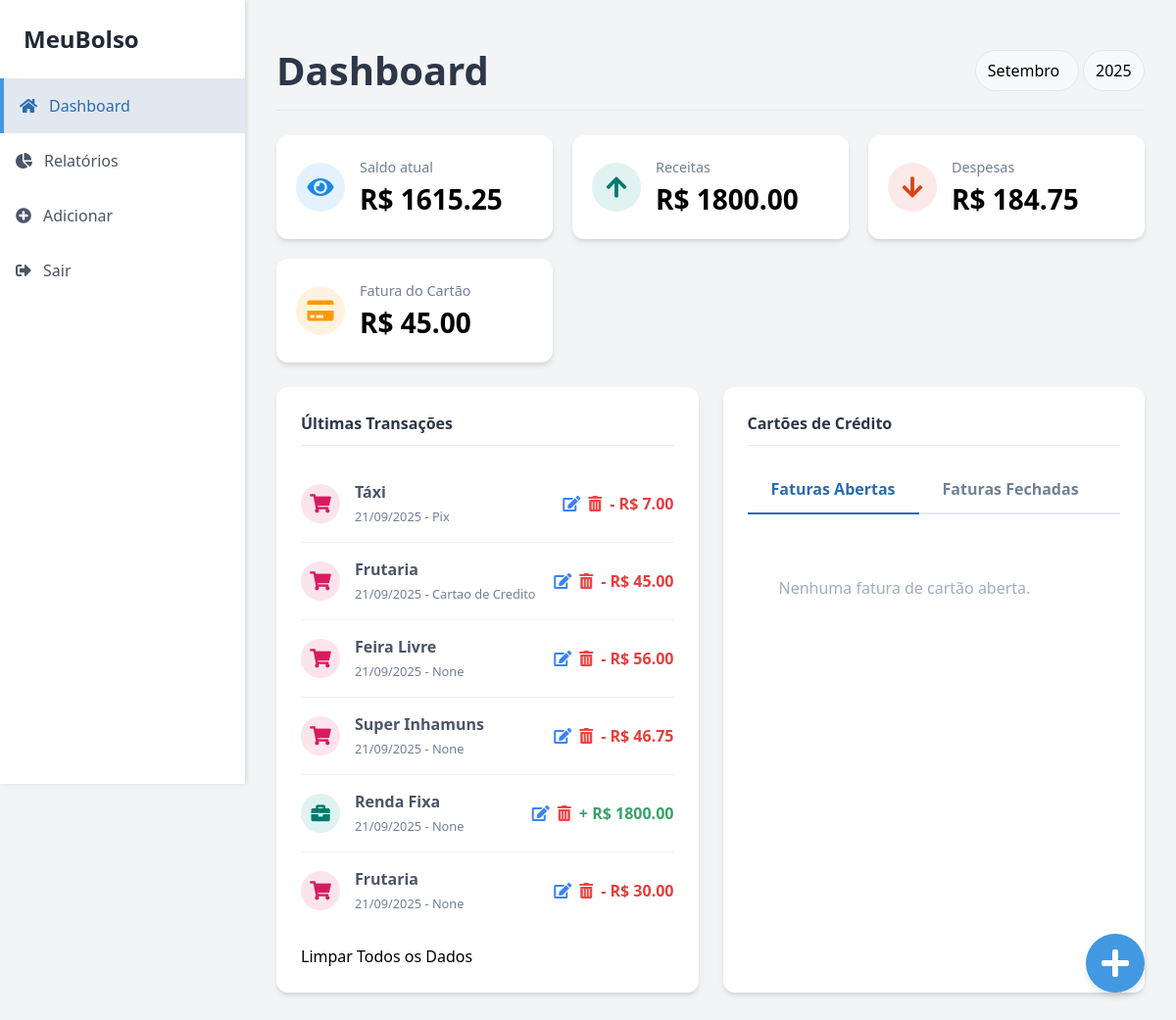
The page /dashboard (signed in) on the database as committed earlier.
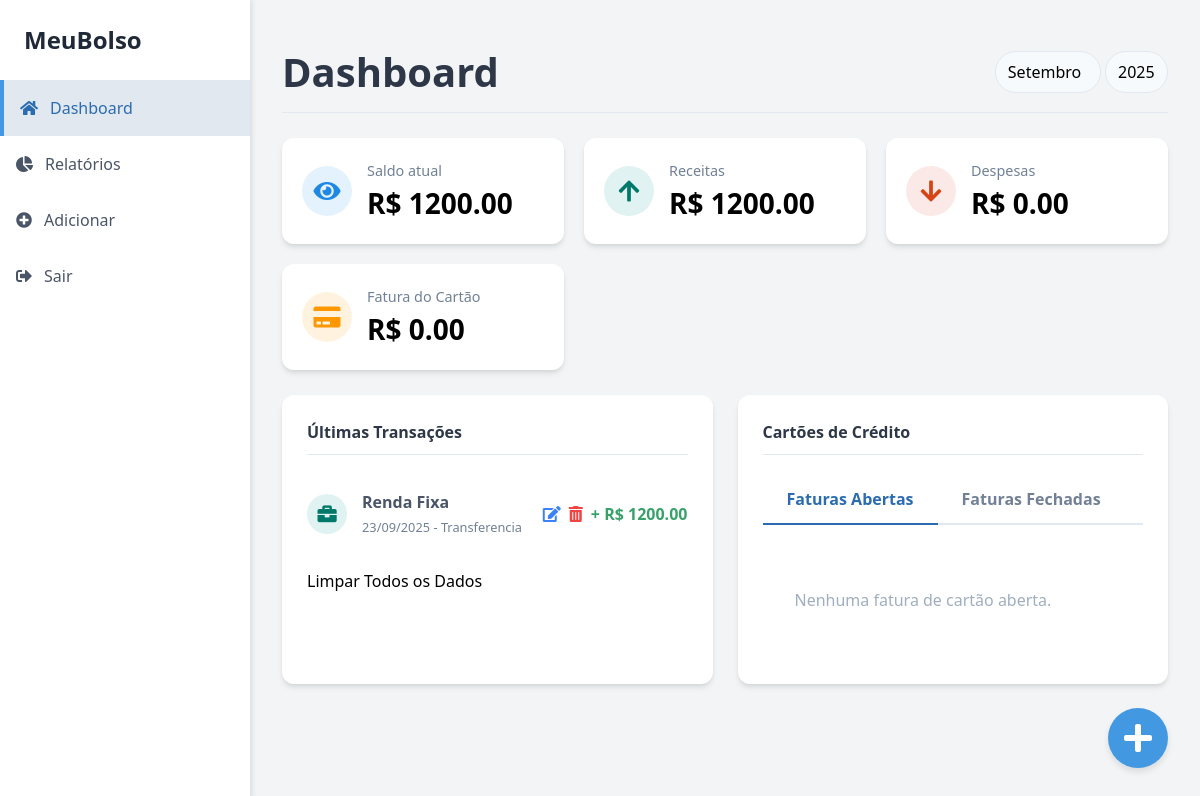
The same page on the database as committed later.
### app/models.py (models this page shows, shortened)
class Transaction(db.Model):
    id = db.Column(db.Integer, primary_key=True)
    type = db.Column(db.String(10), nullable=False) # 'income' ou 'expense'
    amount = db.Column(db.Float, nullable=False)
    description = db.Column(db.String(200))
    payment_method = db.Column(db.String(50))
    category = db.Column(db.String(50))
    date = db.Column(db.DateTime, index=True, default=datetime.utcnow)
    user_id = db.Column(db.Integer, db.ForeignKey('user.id'), nullable=False)

### app/routes.py (the view)
@main_bp.route('/dashboard', methods=['GET'])
@login_required
def dashboard():
    user_id = current_user.id
    try:
        selected_month = int(request.args.get('month', datetime.now().month))
        selected_year = int(request.args.get('year', datetime.now().year))
    except (ValueError, TypeError):
        selected_month = datetime.now().month
        selected_year = datetime.now().year
    transactions = Transaction.query.filter(
        Transaction.user_id == user_id,
        extract('month', Transaction.date) == selected_month,
        extract('year', Transaction.date) == selected_year
    ).order_by(Transaction.date.desc()).all()
    total_income = sum(t.amount for t in transactions if t.type == 'income')
    total_expense = sum(t.amount for t in transactions if t.type == 'expense')
    balance = total_income - total_expense
    years = sorted(list(set(t.date.year for t in Transaction.query.filter_by(user_id=user_id).all())))
    if not years:
        years = [datetime.now().year]
    month_names = ["Janeiro", "Fevereiro", "Março", "Abril", "Maio", "Junho", "Julho", "Agosto", "Setembro", "Outubro", "Novembro", "Dezembro"]
    credit_card_bill = sum(t.amount for t in transactions if t.payment_method == 'Cartao de Credito' and t.type == 'expense')
    invoices = []
    return render_template(
        'dashboard.html',
        active_page='dashboard',
        balance=balance,
        total_income=total_income,
        total_expense=total_expense,
        transactions=transactions,
        credit_card_bill=credit_card_bill,
        invoices=invoices,
        selected_month=selected_month,
        selected_year=selected_year,
        month_names=month_names,
        years=years
    )

### app/__init__.py (called while the page is built)
@login_manager.user_loader
def load_user(user_id):
    from .models import User
    return User.query.get(int(user_id))

### app/routes.py (called while the page is built)
@main_bp.app_template_filter('format_date')
def format_date_filter(value):
    if value is None:
        return ""
    if isinstance(value, datetime):
        return value.strftime('%d/%m/%Y')
    return datetime.fromisoformat(value).strftime('%d/%m/%Y')

### app/templates/dashboard.html (shortened to what this page needs)
{% extends "layout.html" %}
{% block content %}
<header class="dashboard-header">
    <h1 class="page-title">Dashboard</h1>
    <div class="month-selector">
        <form id="filter-form" method="get" action="{{ url_for('main.dashboard') }}">
            <select name="month" id="month-select" class="rounded-select" onchange="document.getElementById('filter-form').submit()">
                {% for i in range(1, 13) %}
                    <option value="{{ i }}" {% if i == selected_month %}selected{% endif %}>{{ month_names[i-1] }}</option>
                {% endfor %}
            </select>
            <select name="year" id="year-select" class="rounded-select" onchange="document.getElementById('filter-form').submit()">
                {% for year in years %}
                    <option value="{{ year }}" {% if year == selected_year %}selected{% endif %}>{{ year }}</option>
                {% endfor %}
            </select>
        </form>
    </div>
</header>
<section class="summary-cards">
    <div class="card">
        <div class="card-icon icon-saldo">
            <i class="fas fa-eye"></i>
        </div>
        <div class="card-content">
            <span>Saldo atual</span>
            <h2>R$ {{ "%.2f"|format(balance) }}</h2>
        </div>
    </div>
    <div class="card">
        <div class="card-icon icon-receitas">
            <i class="fas fa-arrow-up"></i>
        </div>
        <div class="card-content">
            <span>Receitas</span>
            <h2>R$ {{ "%.2f"|format(total_income) }}</h2>
        </div>
    </div>
    <div class="card">
        <div class="card-icon icon-despesas">
            <i class="fas fa-arrow-down"></i>
        </div>
        <div class="card-content">
            <span>Despesas</span>
            <h2>R$ {{ "%.2f"|format(total_expense) }}</h2>
        </div>
    </div>
    <div class="card">
        <div class="card-icon icon-cartao">
            <i class="fas fa-credit-card"></i>
        </div>
        <div class="card-content">
            <span>Fatura do Cartão</span>
            <h2>R$ {{ "%.2f"|format(credit_card_bill) }}</h2>
        </div>
    </div>
</section>
<section class="main-sections">
    <div class="section-card">
        <h3>Últimas Transações</h3>
        <ul class="transaction-list">
            {% for transaction in transactions %}
            <li data-id="{{ transaction.id }}">
                <div class="transaction-icon" style="background-color: {% if transaction.type == 'income' %}#e0f2f1{% else %}#fce4ec{% endif %}; color: {% if transaction.type == 'income' %}#00796b{% else %}#d81b60{% endif %};">
                    <i class="fas fa-{% if transaction.type == 'income' %}briefcase{% else %}shopping-cart{% endif %}"></i>
                </div>
                <div class="transaction-info">
                    <strong>{{ transaction.description }}</strong>
                    <span>{{ transaction.date|format_date }} - {{ transaction.payment_method }}</span>
                </div>
                <div class="flex items-center space-x-2">
                    <button class="text-blue-500 hover:text-blue-700 edit-btn" onclick="showEditModal({{ transaction.id }}, '{{ transaction.description }}', '{{ "%.2f"|format(transaction.amount) }}', '{{ transaction.payment_method }}', '{{ transaction.category }}', '{{ transaction.type }}')">
                        <i class="fas fa-edit"></i>
                    </button>
                    <button class="text-red-500 hover:text-red-700 delete-btn" onclick="showDeleteConfirm({{ transaction.id }})">
                        <i class="fas fa-trash-alt"></i>
                    </button>
                    <span class="transaction-value {% if transaction.type == 'income' %}text-success{% else %}text-danger{% endif %}">
                        {% if transaction.type == 'income' %}+{% else %}-{% endif %} R$ {{ "%.2f"|format(transaction.amount) }}
                    </span>
                </div>
            </li>
            {% else %}
            <li>
                <p class="no-data">Nenhuma transação registrada ainda.</p>
            </li>
            {% endfor %}
        </ul>
        <form id="clear-data-form" method="POST" action="{{ url_for('main.clear_data') }}" class="mt-4" onsubmit="return confirm('Tem certeza que deseja apagar todos os dados de transação? Esta ação é irreversível.');">
            <button type="submit" class="btn-clear-data">Limpar Todos os Dados</button>
        </form>
    </div>
    <div class="section-card">
        <h3>Cartões de Crédito</h3>
        <div class="tabs">
            <button class="tab-btn active">Faturas Abertas</button>
            <button class="tab-btn">Faturas Fechadas</button>
        </div>
        <ul class="invoice-list">
            {% for invoice in invoices %}
            <li>
                <div class="invoice-icon"><i class="fab fa-cc-{{ invoice.card_brand|lower }}"></i></div>
                <div class="invoice-info">
                    <strong>{{ invoice.card_name }}</strong>
                    <span>Fecha em {{ invoice.due_date|default('Data não disponível') }}</span>
                </div>
                <span class="invoice-value">R$ {{ "%.2f"|format(invoice.amount) }}</span>
            </li>
            {% else %}
            <li>
                <p class="no-data">Nenhuma fatura de cartão aberta.</p>
            </li>
            {% endfor %}
        </ul>
    </div>
</section>
{% endblock %}

### app/templates/layout.html (shortened to what this page needs)
<!DOCTYPE html>
<html lang="pt-br">
<head>
    <link rel="stylesheet" href="https://cdnjs.cloudflare.com/ajax/libs/font-awesome/5.15.3/css/all.min.css">
    <link href="https://cdn.jsdelivr.net/npm/tailwindcss@2.2.19/dist/tailwind.min.css" rel="stylesheet">
</head>
<body class="bg-gray-100 font-sans leading-normal tracking-normal flex flex-col md:flex-row min-h-screen">
    <aside class="sidebar h-screen">
        <div class="p-6">
            <h1 class="text-2xl font-bold text-gray-800">MeuBolso</h1>
        </div>
        <nav class="sidebar-nav">
            <a href="{{ url_for('main.dashboard') }}" class="{% if active_page == 'dashboard' %}active{% endif %}">
                <i class="fas fa-home mr-3"></i>Dashboard
            </a>
            <a href="{{ url_for('main.reports') }}" class="{% if active_page == 'reports' %}active{% endif %}">
                <i class="fas fa-chart-pie mr-3"></i>Relatórios
            </a>
            <a href="{{ url_for('main.add') }}" class="{% if active_page == 'add' %}active{% endif %}">
                <i class="fas fa-plus-circle mr-3"></i>Adicionar
            </a>
            {% if current_user.is_authenticated %}
            <a href="{{ url_for('main.logout') }}">
                <i class="fas fa-sign-out-alt mr-3"></i>Sair
            </a>
            {% else %}
            <a href="{{ url_for('main.login') }}">
                <i class="fas fa-sign-in-alt mr-3"></i>Login
            </a>
            {% endif %}
        </nav>
    </aside>
    <main class="main-content">
        {% block content %}{% endblock %}
    </main>
    {% if current_user.is_authenticated %}
        <a href="{{ url_for('main.add') }}" class="fab-button" title="Adicionar Transação">
            <i class="fas fa-plus fa-2x"></i>
        </a>
    {% endif %}
</body>
</html>

### app/templates/layout.html (style rules this page uses)
body { background-color: #f0f4f8; font-family: 'Inter', sans-serif; }
.sidebar { width: 250px; background-color: #ffffff; box-shadow: 2px 0 5px rgba(0, 0, 0, 0.1); }
.sidebar-nav a { display: flex; align-items: center; padding: 1rem; color: #4a5568; font-weight: 500; transition: background-color 0.2s; }
.sidebar-nav a:hover, .sidebar-nav a.active { background-color: #e2e8f0; color: #2b6cb0; }
.sidebar-nav a.active { border-left: 4px solid #4299e1; }
.main-content { flex-grow: 1; padding: 2rem; }
.fab-button { position: fixed; bottom: 2rem; right: 2rem; width: 60px; height: 60px; background-color: #4299e1; color: white; border-radius: 50%; display: flex; align-items: center; justify-content: center; box-shadow: 0 4px 6px rgba(0, 0, 0, 0.1); transition: transform 0.2s; }

### app/templates/dashboard.html (style rules this page uses)
.dashboard-header { display: flex; justify-content: space-between; align-items: center; margin-bottom: 25px; padding: 10px 0; border-bottom: 1px solid #e2e8f0; }
.page-title { color: #2d3748; font-size: 2.5rem; font-weight: bold; }
.month-selector select { padding: 8px 12px; border-radius: 9999px; border: 1px solid #e2e8f0; background-color: #f7fafc; appearance: none; cursor: pointer; }
.summary-cards { display: grid; grid-template-columns: repeat(auto-fit, minmax(250px, 1fr)); gap: 20px; margin-bottom: 25px; }
.card { background-color: #ffffff; border-radius: 12px; padding: 20px; box-shadow: 0 4px 6px -1px rgba(0, 0, 0, 0.1), 0 2px 4px -1px rgba(0, 0, 0, 0.06); display: flex; align-items: center; }
.card-icon { width: 50px; height: 50px; border-radius: 50%; display: flex; justify-content: center; align-items: center; font-size: 1.5rem; margin-right: 15px; }
.icon-receitas { background-color: #e0f2f1; color: #00796b; }
.icon-despesas { background-color: #fbe9e7; color: #d84315; }
.icon-saldo { background-color: #e3f2fd; color: #1e88e5; }
.icon-cartao { background-color: #fff3e0; color: #ff9800; }
.card-content { flex-grow: 1; }
.card-content span { font-size: 0.9rem; color: #718096; }
.card-content h2 { font-size: 1.75rem; font-weight: bold; margin: 0; }
.text-success { color: #38a169; }
.main-sections { display: grid; grid-template-columns: repeat(auto-fit, minmax(300px, 1fr)); gap: 25px; }
.section-card { background-color: #ffffff; border-radius: 12px; padding: 25px; box-shadow: 0 4px 6px -1px rgba(0, 0, 0, 0.1), 0 2px 4px -1px rgba(0, 0, 0, 0.06); }
.section-card h3 { color: #2d3748; font-weight: bold; margin-bottom: 20px; padding-bottom: 10px; border-bottom: 1px solid #e2e8f0; }
.transaction-list { list-style: none; padding: 0; }
.transaction-list li { display: flex; align-items: center; padding: 15px 0; border-bottom: 1px solid #edf2f7; }
.transaction-list li:last-child { border-bottom: none; }
.transaction-icon { width: 40px; height: 40px; border-radius: 50%; display: flex; justify-content: center; align-items: center; font-size: 1.2rem; margin-right: 15px; }
.transaction-info { flex-grow: 1; }
.transaction-info strong { display: block; color: #4a5568; }
.transaction-info span { font-size: 0.8rem; color: #718096; }
.transaction-value { font-weight: bold; }
.no-data { color: #a0aec0; text-align: center; padding: 2rem; }
.tabs { display: flex; border-bottom: 2px solid #e2e8f0; margin-bottom: 1rem; }
.tab-btn { padding: 0.75rem 1.5rem; border: none; background: none; cursor: pointer; font-weight: 600; color: #718096; transition: color 0.2s; }
.tab-btn.active { color: #2b6cb0; border-bottom: 2px solid #2b6cb0; margin-bottom: -2px; }
.invoice-list { list-style: none; padding: 0; }
.invoice-list li { display: flex; align-items: center; padding: 15px 0; border-bottom: 1px solid #edf2f7; }
.invoice-list li:last-child { border-bottom: none; }

Rows that differ between the two databases and show on the page:
removed Transaction: amount "7.00"
removed Transaction: amount "45.00"
removed Transaction: amount "56.00"
removed Transaction: amount "46.75"
removed Transaction: amount "30.00"
changed Transaction "Renda Fixa": date "21/09/2025" → "23/09/2025"; payment_method "None" → "Transferencia"; amount "1800.00" → "1200.00"
Other text that changed with them:
{{ "%.2f"|format(balance) }}: "1615.25" → "1200.00"
{{ "%.2f"|format(total_income) }}: "1800.00" → "1200.00"
{{ "%.2f"|format(total_expense) }}: "184.75" → "0.00"
{{ "%.2f"|format(credit_card_bill) }}: "45.00" → "0.00"
